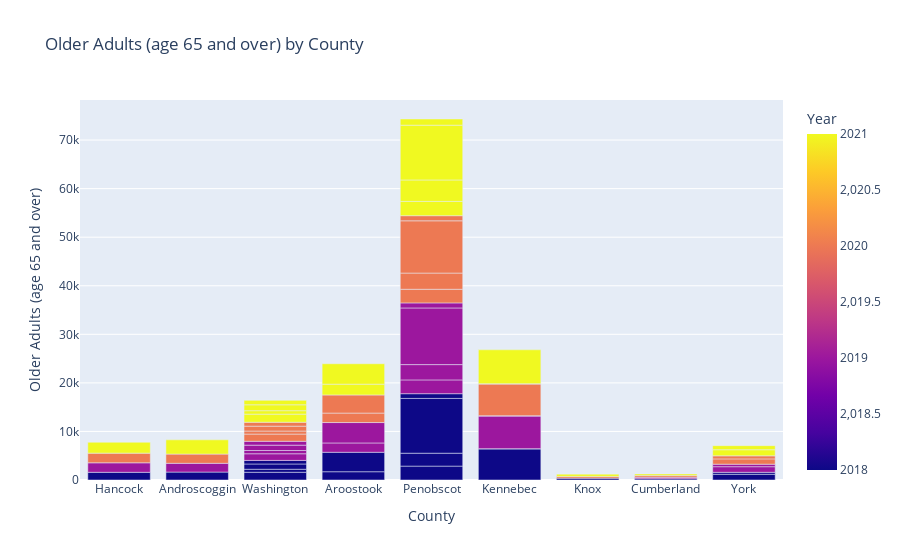

Notebook code for this chart:
### Code cell
import pandas as pd
import matplotlib.pyplot as plt
import plotly.express as px
fig = px.bar(dep_var, x="County", y="Older Adults (age 65 and over)", color="Year",
                                    title="Older Adults (age 65 and over) by County")
fig.show()

### Figure 1 — Plotly figure (JSON) as saved in the notebook; plotly's stock layout.template omitted (floating-point values rounded to 4 significant figures)
{"data": [{"alignmentgroup": "True", "hovertemplate": "County=%{x}<br>Older Adults (age 65 and over)=%{y}<br>Year=%{marker.color}<extra></extra>", "legendgroup": "", "marker": {"color": [2018, 2018, 2018, 2018, 2018, 2018, 2018, 2018, 2018, 2018, 2018, 2018, 2018, 2018, 2018, 2018, 2018, 2018, 2019, 2019, 2019, 2019, 2019, 2019, 2019, 2019, 2019, 2019, 2019, 2019, 2019, 2019, 2019, 2019, 2019, 2020, 2020, 2020, 2020, 2020, 2020, 2020, 2020, 2020, 2020, 2020, 2020, 2020, 2020, 2020, 2020, 2020, 2020, 2021, 2021, 2021, 2021, 2021, 2021, 2021, 2021, 2021, 2021, 2021, 2021, 2021, 2021, 2021, 2021, 2021, 2021], "coloraxis": "coloraxis", "pattern": {"shape": ""}}, "name": "", "offsetgroup": "", "orientation": "v", "showlegend": false, "textposition": "auto", "type": "bar", "x": ["Hancock", "Androscoggin", "Washington", "Aroostook", "Washington", "Penobscot", "Kennebec", "Knox", "Penobscot", "Kennebec", "Penobscot", "Aroostook", "Cumberland", "Washington", "York", "Penobscot", "Washington", "York", "Hancock", "Androscoggin", "Washington", "Aroostook", "Washington", "Penobscot", "Kennebec", "Penobscot", "Kennebec", "Penobscot", "Aroostook", "Cumberland", "Washington", "York", "Penobscot", "Washington", "York", "Hancock", "Androscoggin", "Washington", "Aroostook", "Washington", "Penobscot", "Kennebec", "Knox", "Penobscot", "Kennebec", "Penobscot", "Aroostook", "Cumberland", "Washington", "York", "Penobscot", "Washington", "York", "Hancock", "Androscoggin", "Washington", "Aroostook", "Washington", "Penobscot", "Kennebec", "Knox", "Penobscot", "Kennebec", "Penobscot", "Aroostook", "Cumberland", "Washington", "York", "Penobscot", "Washington", "York"], "xaxis": "x", "y": [1583, 1631, 1593, 1702, 622, 2861, 6404, 386, 2657, 56, 11281, 4009, 254, 1083, 1178, 975, 738, 403, 1959, 1806, 1369, 1918, 667, 2840, 6706, 3149, 80, 11669, 4203, 307, 1105, 1160, 1038, 797, 517, 1992, 1901, 1483, 1947, 626, 2810, 6528, 352, 3333, 55, 10763, 3738, 340, 1007, 1092, 1055, 804, 628, 2241, 2935, 1669, 2216, 707, 2951, 7013, 471, 4406, 67, 11278, 4205, 348, 1217, 1258, 1273, 919, 836], "yaxis": "y"}], "layout": {"barmode": "relative", "coloraxis": {"colorbar": {"title": {"text": "Year"}}, "colorscale": [[0, "#0d0887"], [0.1111, "#46039f"], [0.2222, "#7201a8"], [0.3333, "#9c179e"], [0.4444, "#bd3786"], [0.5556, "#d8576b"], [0.6667, "#ed7953"], [0.7778, "#fb9f3a"], [0.8889, "#fdca26"], [1, "#f0f921"]]}, "legend": {"tracegroupgap": 0}, "title": {"text": "Older Adults (age 65 and over) by County"}, "xaxis": {"anchor": "y", "domain": [0, 1], "title": {"text": "County"}}, "yaxis": {"anchor": "x", "domain": [0, 1], "title": {"text": "Older Adults (age 65 and over)"}}}}
